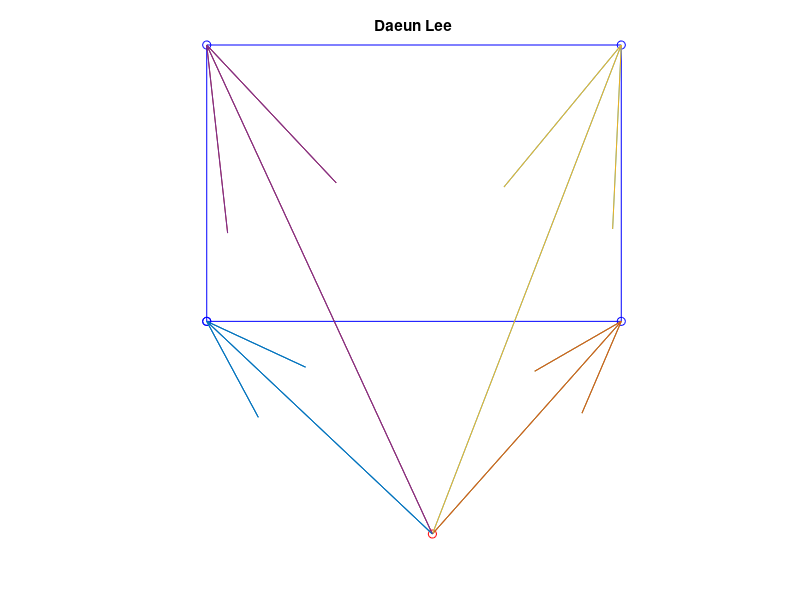

MATLAB code to generate this figure:
%% ABCD 영역 넓이 구하기? 
clear; clf; hold on
a=3; b=2; 
A=a*b;    % axb = -bxa
x=[0 a a 0]; y=[0 0 b b];        % point is oriented -> counter-clockwise distribution(random X) 
plot([x 0],[y 0],'bo-')

xc=a*rand(1); yc=-b+b*rand(1);
plot(xc,yc,'ro')
quiver(xc,yc,x(1)-xc,y(1)-yc,0); quiver(xc,yc,x(2)-xc,y(2)-yc,0)
x1=x(1)-xc; y1=y(1)-yc; x2=x(2)-xc; y2=y(2)-yc;

A1=0.5*abs(x1*y2-x2*y1);       % abs 지우면 A1은 항상 음수가 됨(-> axb는 음수가 됨. clock-wise orientation은 a에서 시작하기 때문) 
quiver(xc,yc,x(2)-xc,y(2)-yc,0); quiver(xc,yc,x(3)-xc,y(3)-yc,0)
x1=x(2)-xc; y1=y(2)-yc; x2=x(3)-xc; y2=y(3)-yc;

A2=0.5*abs(x1*y2-x2*y1);
quiver(xc,yc,x(3)-xc,y(3)-yc,0); quiver(xc,yc,x(4)-xc,y(4)-yc,0)
x1=x(3)-xc; y1=y(3)-yc; x2=x(4)-xc; y2=y(4)-yc;

A3=0.5*abs(x1*y2-x2*y1);
quiver(xc,yc,x(4)-xc,y(4)-yc,0)
quiver(xc,yc,x(1)-xc,y(1)-yc,0)
x1=x(4)-xc; y1=y(4)-yc; x2=x(1)-xc; y2=y(1)-yc;

A4=0.5*abs(x1*y2-x2*y1);
[A A1 A2 A3 A4]
sum([A1 A2 A3 A4])
axis image; axis off
title('Daeun Lee')
